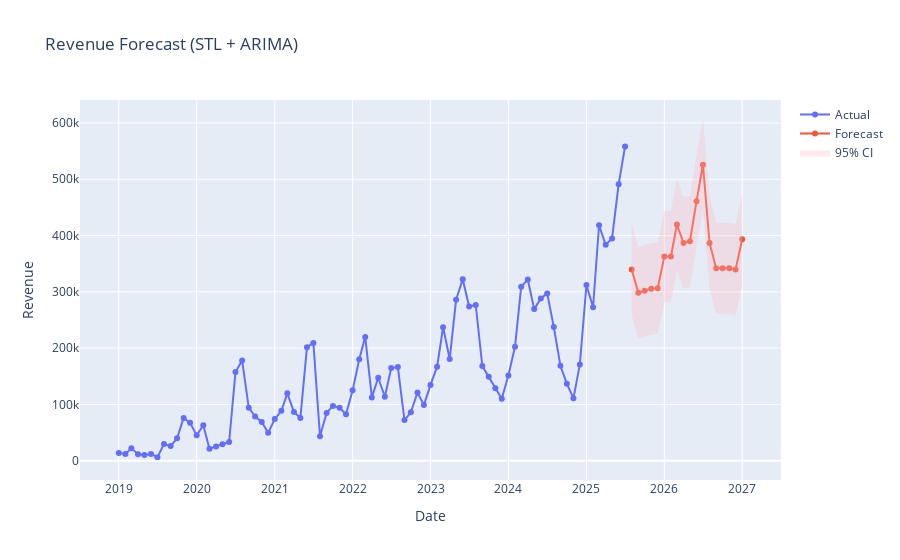

Notebook code for this chart:
### Markdown cell above
### The whole data set show obvious trend, seasonality, and signals of autocorrelation.

### Code cell
import pandas as pd
import numpy as np
import matplotlib.pyplot as plt
import calendar
from statsmodels.tsa.seasonal import STL
from statsmodels.tsa.arima.model import ARIMA

# 假设你的数据叫 df，格式：
df= ialp.copy()

# 1. STL 分解
stl = STL(df["Revenue"], period=12, robust=True)
result = stl.fit()

trend = result.trend
seasonal = result.seasonal
resid = result.resid

# 2. 拟合 ARIMA 模型到 trend
model = ARIMA(trend.dropna(), order=(1,1,1))  # order 可以调优
fit = model.fit()

# 预测未来 12 个月的 trend
n_forecast = 18
forecast_trend = fit.forecast(steps=n_forecast)

# 3. 固定季节性模式
seasonal_pattern = seasonal.groupby(seasonal.index.month).mean()

# 给未来时间生成季节性
future_dates = pd.date_range(df.index[-1] + pd.offsets.MonthEnd(1), 
                             periods=n_forecast, freq="MS")
future_seasonal = [seasonal_pattern[m] for m in future_dates.month]
future_seasonal = pd.Series(future_seasonal, index=future_dates)

# 给 forecast_trend 重新设置 index
forecast_trend = pd.Series(forecast_trend.values, index=future_dates)

# 叠加季节性
forecast = forecast_trend + future_seasonal

# 置信区间
resid_std = resid.std()
forecast_lower = forecast - 1.96 * resid_std
forecast_upper = forecast + 1.96 * resid_std

# 可视化结果
import plotly.graph_objects as go

fig = go.Figure()

# 历史数据
fig.add_trace(go.Scatter(
    x=df.index, y=df["Revenue"], mode='lines+markers', name='Actual'
))

# 预测
fig.add_trace(go.Scatter(
    x=forecast.index, y=forecast, mode='lines+markers', name='Forecast'
))

# 置信区间
fig.add_trace(go.Scatter(
    x=list(forecast.index) + list(forecast.index[::-1]),
    y=list(forecast_upper) + list(forecast_lower[::-1]),
    fill='toself',
    fillcolor='rgba(255,182,193,0.3)',
    line=dict(color='rgba(255,182,193,0)'),
    hoverinfo="skip",
    showlegend=True,
    name='95% CI'
))

fig.update_layout(title='Revenue Forecast (STL + ARIMA)',
                  xaxis_title='Date', yaxis_title='Revenue')

fig.show()
